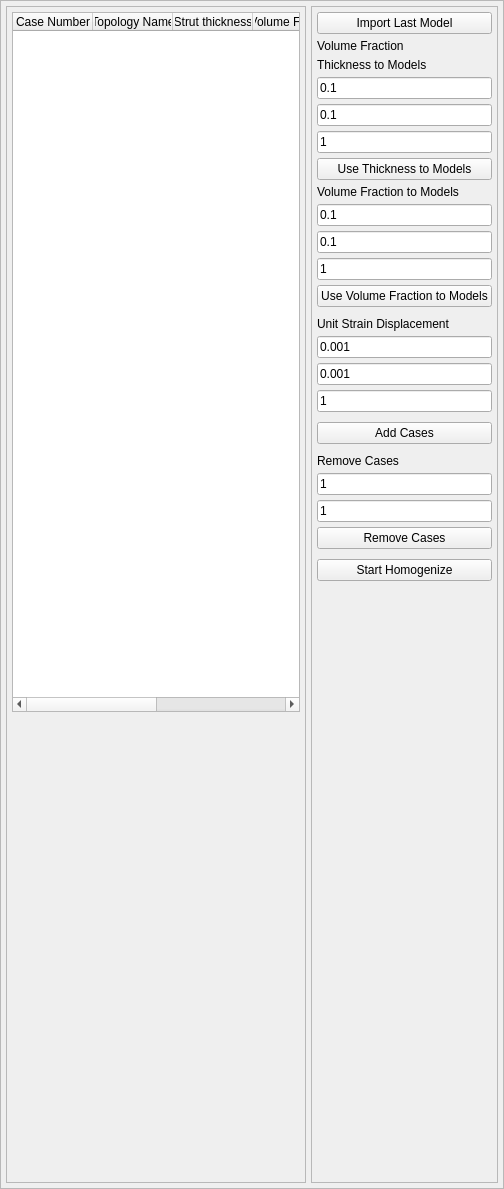
        <widget class="QFrame" name="frame_homogenization">
         <property name="minimumSize">
          <size>
           <width>0</width>
           <height>0</height>
          </size>
         </property>
         <property name="maximumSize">
          <size>
           <width>0</width>
           <height>16777215</height>
          </size>
         </property>
         <property name="frameShape">
          <enum>QFrame::StyledPanel</enum>
         </property>
         <property name="frameShadow">
          <enum>QFrame::Raised</enum>
         </property>
         <layout class="QHBoxLayout" name="horizontalLayout_4">
          <property name="spacing">
           <number>5</number>
          </property>
          <property name="leftMargin">
           <number>5</number>
          </property>
          <property name="topMargin">
           <number>5</number>
          </property>
          <property name="rightMargin">
           <number>5</number>
          </property>
          <property name="bottomMargin">
           <number>5</number>
          </property>
          <item>
           <widget class="QFrame" name="frame_homogenization_case_lists">
            <property name="minimumSize">
             <size>
              <width>300</width>
              <height>0</height>
             </size>
            </property>
            <property name="maximumSize">
             <size>
              <width>300</width>
              <height>16777215</height>
             </size>
            </property>
            <property name="frameShape">
             <enum>QFrame::StyledPanel</enum>
            </property>
            <property name="frameShadow">
             <enum>QFrame::Raised</enum>
            </property>
            <layout class="QVBoxLayout" name="verticalLayout_5">
             <property name="spacing">
              <number>5</number>
             </property>
             <property name="leftMargin">
              <number>5</number>
             </property>
             <property name="topMargin">
              <number>5</number>
             </property>
             <property name="rightMargin">
              <number>5</number>
             </property>
             <property name="bottomMargin">
              <number>5</number>
             </property>
             <item>
              <widget class="QTableWidget" name="tableWidget_homogenization_cases">
               <property name="minimumSize">
                <size>
                 <width>0</width>
                 <height>700</height>
                </size>
               </property>
               <property name="maximumSize">
                <size>
                 <width>16777215</width>
                 <height>700</height>
                </size>
               </property>
               <attribute name="horizontalHeaderDefaultSectionSize">
                <number>80</number>
               </attribute>
               <column>
                <property name="text">
                 <string>Case Number</string>
                </property>
               </column>
               <column>
                <property name="text">
                 <string>Topology Name</string>
                </property>
               </column>
               <column>
                <property name="text">
                 <string>Strut thickness</string>
                </property>
               </column>
               <column>
                <property name="text">
                 <string>Volume Fraction</string>
                </property>
               </column>
               <column>
                <property name="text">
                 <string>Displacement</string>
                </property>
               </column>
               <column>
                <property name="text">
                 <string>Status</string>
                </property>
               </column>
              </widget>
             </item>
             <item>
              <spacer name="verticalSpacer_6">
               <property name="orientation">
                <enum>Qt::Vertical</enum>
               </property>
               <property name="sizeHint" stdset="0">
                <size>
                 <width>20</width>
                 <height>465</height>
                </size>
               </property>
              </spacer>
             </item>
            </layout>
           </widget>
          </item>
          <item>
           <widget class="QFrame" name="frame_homogenization_case_setup">
            <property name="frameShape">
             <enum>QFrame::StyledPanel</enum>
            </property>
            <property name="frameShadow">
             <enum>QFrame::Raised</enum>
            </property>
            <layout class="QVBoxLayout" name="verticalLayout_6">
             <property name="spacing">
              <number>5</number>
             </property>
             <property name="leftMargin">
              <number>5</number>
             </property>
             <property name="topMargin">
              <number>5</number>
             </property>
             <property name="rightMargin">
              <number>5</number>
             </property>
             <property name="bottomMargin">
              <number>5</number>
             </property>
             <item>
              <widget class="QPushButton" name="pushButton_import_last_model">
               <property name="text">
                <string>Import Last Model</string>
               </property>
              </widget>
             </item>
             <item>
              <widget class="QLabel" name="label_2">
               <property name="text">
                <string>Volume Fraction</string>
               </property>
              </widget>
             </item>
             <item>
              <widget class="QLabel" name="label_3">
               <property name="text">
                <string>Thickness to Models</string>
               </property>
              </widget>
             </item>
             <item>
              <widget class="QLineEdit" name="lineEdit_thickness_from">
               <property name="text">
                <string>0.1</string>
               </property>
               <property name="placeholderText">
                <string>From</string>
               </property>
              </widget>
             </item>
             <item>
              <widget class="QLineEdit" name="lineEdit_thickness_to">
               <property name="text">
                <string>0.1</string>
               </property>
               <property name="placeholderText">
                <string>To</string>
               </property>
              </widget>
             </item>
             <item>
              <widget class="QLineEdit" name="lineEdit_thickness_number">
               <property name="text">
                <string>1</string>
               </property>
               <property name="placeholderText">
                <string>Number</string>
               </property>
              </widget>
             </item>
             <item>
              <widget class="QPushButton" name="pushButton_use_thickness_to_models">
               <property name="text">
                <string>Use Thickness to Models</string>
               </property>
              </widget>
             </item>
             <item>
              <widget class="QLabel" name="label_30">
               <property name="text">
                <string>Volume Fraction to Models</string>
               </property>
              </widget>
             </item>
             <item>
              <widget class="QLineEdit" name="lineEdit_vf_from">
               <property name="text">
                <string>0.1</string>
               </property>
               <property name="placeholderText">
                <string>From</string>
               </property>
              </widget>
             </item>
             <item>
              <widget class="QLineEdit" name="lineEdit_vf_to">
               <property name="text">
                <string>0.1</string>
               </property>
               <property name="placeholderText">
                <string>To</string>
               </property>
              </widget>
             </item>
             <item>
              <widget class="QLineEdit" name="lineEdit_vf_number">
               <property name="text">
                <string>1</string>
               </property>
               <property name="placeholderText">
                <string>Number</string>
               </property>
              </widget>
             </item>
             <item>
              <widget class="QPushButton" name="pushButton_use_vf_to_models">
               <property name="text">
                <string>Use Volume Fraction to Models</string>
               </property>
              </widget>
             </item>
             <item>
              <spacer name="verticalSpacer_8">
               <property name="orientation">
                <enum>Qt::Vertical</enum>
               </property>
               <property name="sizeType">
                <enum>QSizePolicy::Fixed</enum>
               </property>
               <property name="sizeHint" stdset="0">
                <size>
                 <width>5</width>
                 <height>5</height>
                </size>
               </property>
              </spacer>
             </item>
             <item>
              <widget class="QLabel" name="label_31">
               <property name="text">
                <string>Unit Strain Displacement</string>
               </property>
              </widget>
             </item>
             <item>
              <widget class="QLineEdit" name="lineEdit_unit_strain_from">
               <property name="text">
                <string>0.001</string>
               </property>
               <property name="placeholderText">
                <string>From</string>
               </property>
              </widget>
             </item>
             <item>
              <widget class="QLineEdit" name="lineEdit_unit_strain_to">
               <property name="text">
                <string>0.001</string>
               </property>
               <property name="placeholderText">
                <string>To</string>
               </property>
              </widget>
             </item>
             <item>
              <widget class="QLineEdit" name="lineEdit_unit_strain_number">
               <property name="text">
                <string>1</string>
               </property>
               <property name="placeholderText">
                <string>Number</string>
               </property>
              </widget>
             </item>
             <item>
              <spacer name="verticalSpacer_9">
               <property name="orientation">
                <enum>Qt::Vertical</enum>
               </property>
               <property name="sizeType">
                <enum>QSizePolicy::Fixed</enum>
               </property>
               <property name="sizeHint" stdset="0">
                <size>
                 <width>5</width>
                 <height>5</height>
                </size>
               </property>
              </spacer>
             </item>
             <item>
              <widget class="QPushButton" name="pushButton_add_cases">
               <property name="text">
                <string>Add Cases</string>
               </property>
              </widget>
             </item>
             <item>
              <spacer name="verticalSpacer_10">
               <property name="orientation">
                <enum>Qt::Vertical</enum>
               </property>
               <property name="sizeType">
                <enum>QSizePolicy::Fixed</enum>
               </property>
               <property name="sizeHint" stdset="0">
                <size>
                 <width>5</width>
                 <height>5</height>
                </size>
               </property>
              </spacer>
             </item>
             <item>
              <widget class="QLabel" name="label_32">
               <property name="text">
                <string>Remove Cases</string>
               </property>
              </widget>
             </item>
             <item>
              <widget class="QLineEdit" name="lineEdit_remove_from">
               <property name="text">
                <string>1</string>
               </property>
              </widget>
             </item>
             <item>
              <widget class="QLineEdit" name="lineEdit_remove_to">
               <property name="text">
                <string>1</string>
               </property>
              </widget>
             </item>
             <item>
              <widget class="QPushButton" name="pushButton_remove_cases">
               <property name="text">
                <string>Remove Cases</string>
               </property>
              </widget>
             </item>
             <item>
              <spacer name="verticalSpacer_11">
               <property name="orientation">
                <enum>Qt::Vertical</enum>
               </property>
               <property name="sizeType">
                <enum>QSizePolicy::Fixed</enum>
               </property>
               <property name="sizeHint" stdset="0">
                <size>
                 <width>5</width>
                 <height>5</height>
                </size>
               </property>
              </spacer>
             </item>
             <item>
              <widget class="QPushButton" name="pushButton_start_homogenize">
               <property name="text">
                <string>Start Homogenize</string>
               </property>
              </widget>
             </item>
             <item>
              <spacer name="verticalSpacer_7">
               <property name="orientation">
                <enum>Qt::Vertical</enum>
               </property>
               <property name="sizeHint" stdset="0">
                <size>
                 <width>20</width>
                 <height>268</height>
                </size>
               </property>
              </spacer>
             </item>
            </layout>
           </widget>
          </item>
         </layout>
        </widget>
